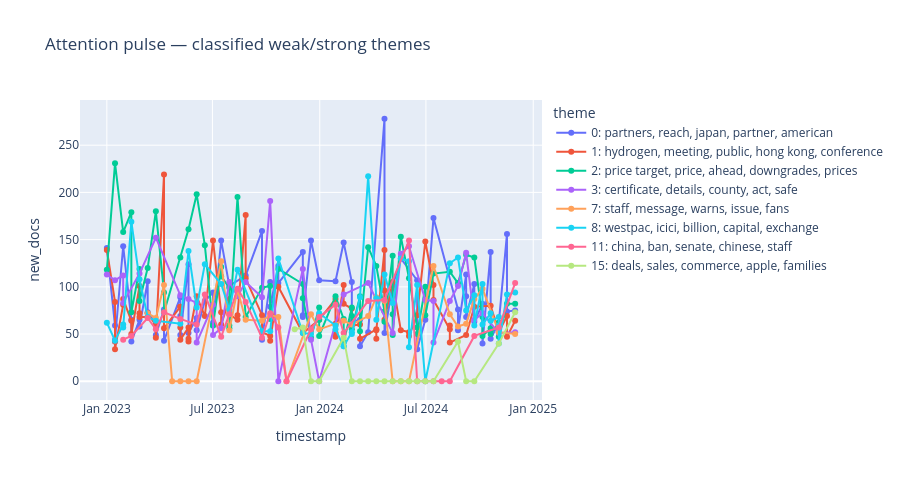

Notebook source saved alongside this figure:
### Markdown cell above
### 9c. `prospective_demo` — point-in-time signal dashboard

Mirrors [`bertrend_apps/prospective_demo`](https://github.com/rte-france/BERTrend/tree/main/bertrend/bertrend_apps/prospective_demo): a decision-oriented snapshot at `current_date` — the classified **weak** and **strong** signal tables (with tickers joined from our theme map) plus the attention-pulse chart for the emerging themes.

### Code cell
tick_by_theme = dict(zip(themes["theme_id"], themes["top_tickers"]))
desc_by_theme = dict(zip(themes["theme_id"], themes["description"]))
sector_by_theme = dict(zip(themes["theme_id"], themes["nearest_sector"]))


def _signal_table(sig_df: pd.DataFrame) -> str:
    if sig_df is None or sig_df.empty:
        return "<p class='note'>none at this date</p>"
    keep = [c for c in ["Topic", "Latest_Popularity", "Docs_Count"] if c in sig_df.columns]
    t = sig_df[keep].copy()
    t.insert(1, "theme", t["Topic"].map(desc_by_theme).fillna(""))
    t["sector"] = t["Topic"].map(sector_by_theme).fillna("")
    t["tickers"] = t["Topic"].map(tick_by_theme).fillna("")
    return t.head(15).to_html(index=False, escape=False)


# attention pulse for the classified weak/strong themes
sig_ids = []
for d in (weak_df, strong_df):
    if d is not None and not d.empty and "Topic" in d.columns:
        sig_ids += d["Topic"].tolist()
pulse_df = intensity[intensity["theme_id"].isin(sig_ids)] if sig_ids else intensity[intensity["theme_id"].isin(top_ids)]
fig_pulse = px.line(
    pulse_df, x="timestamp", y="new_docs", color="label", markers=True,
    title="Attention pulse — classified weak/strong themes",
)
fig_pulse.update_layout(height=480, legend_title_text="theme")

write_dashboard(
    OUTPUT_DIR / f"bertrend_prospective_{TAG}.html",
    f"BERTrend · Prospective Dashboard ({TAG})",
    [
        ("p", f"Point-in-time snapshot as of {pd.Timestamp(current_date).date()} "
              f"(window {WINDOW_SIZE}d). Strong = established, Weak = emerging."),
        ("h2", f"Strong signals ({0 if strong_df is None else len(strong_df)})"),
        ("html", _signal_table(strong_df)),
        ("h2", f"Weak signals ({0 if weak_df is None else len(weak_df)})  ← emerging"),
        ("html", _signal_table(weak_df)),
        ("h2", "Attention pulse"), ("fig", fig_pulse),
    ],
)
fig_pulse.show()
